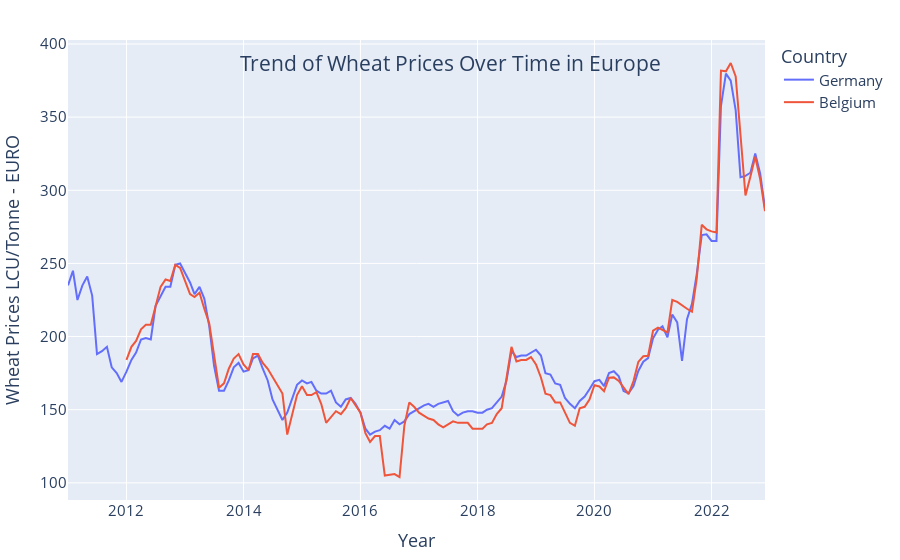

Source (notebook cell):
### Markdown cell above
## Plotting Comodity Prices Over Time in Europe

### Code cell
import plotly.graph_objects as go

def plot_lines(dfs, title, xlabel, ylabel):
    # Create a figure
    fig = go.Figure()

    # Add traces for each country
    for country, df in dfs.items():
        mean = df['Value'].mean()
        legend_name = f"{country} (mean: {mean:.2f})"
        column = 'Value' if 'Value' in df.columns else 'Predicted'
        fig.add_trace(go.Scatter(x=df.index, y=df[column], mode='lines', name=country))

    # Update layout with title and axis labels
    fig.update_layout(
        title={'text': title, 'y':0.9, 'x':0.5, 'xanchor': 'center', 'yanchor': 'top'},
        xaxis_title=xlabel,
        yaxis_title=ylabel,
        font=dict(size=15),
        legend_title="Country",
        margin=dict(l=20, r=20, t=40, b=20)
    )

    
    # Show plot
    fig.show()

all_wheat_prices = data_manager.get_all_dataframes()
# Usage:
all_data = {}
for country_data in all_wheat_prices:
    for country, df in country_data.items():
        all_data[country] = df

# Note: Adjust the 'Value' column name if your dataframe has a different column for values
plot_lines(all_data, f'Trend of {ITEM} Prices Over Time in Europe', 'Year', f'{ITEM} Prices LCU/Tonne - EURO')

### Figure 1 — Plotly figure (JSON) as saved in the notebook; plotly's stock layout.template omitted (floating-point values rounded to 4 significant figures; data arrays with more than 128 entries replaced by an {"elided": "..."} marker saying what was removed)
{"data": [{"mode": "lines", "name": "Germany", "type": "scatter", "x": {"elided": "144 str values"}, "y": {"elided": "144 float values"}}, {"mode": "lines", "name": "Belgium", "type": "scatter", "x": ["2012-01-01T00:00:00", "2012-02-01T00:00:00", "2012-03-01T00:00:00", "2012-04-01T00:00:00", "2012-05-01T00:00:00", "2012-06-01T00:00:00", "2012-08-01T00:00:00", "2012-09-01T00:00:00", "2012-10-01T00:00:00", "2012-11-01T00:00:00", "2012-12-01T00:00:00", "2013-01-01T00:00:00", "2013-02-01T00:00:00", "2013-03-01T00:00:00", "2013-04-01T00:00:00", "2013-05-01T00:00:00", "2013-06-01T00:00:00", "2013-08-01T00:00:00", "2013-09-01T00:00:00", "2013-10-01T00:00:00", "2013-11-01T00:00:00", "2013-12-01T00:00:00", "2014-01-01T00:00:00", "2014-02-01T00:00:00", "2014-03-01T00:00:00", "2014-04-01T00:00:00", "2014-05-01T00:00:00", "2014-06-01T00:00:00", "2014-08-01T00:00:00", "2014-09-01T00:00:00", "2014-10-01T00:00:00", "2014-11-01T00:00:00", "2014-12-01T00:00:00", "2015-01-01T00:00:00", "2015-02-01T00:00:00", "2015-03-01T00:00:00", "2015-04-01T00:00:00", "2015-05-01T00:00:00", "2015-06-01T00:00:00", "2015-08-01T00:00:00", "2015-09-01T00:00:00", "2015-10-01T00:00:00", "2015-11-01T00:00:00", "2015-12-01T00:00:00", "2016-01-01T00:00:00", "2016-02-01T00:00:00", "2016-03-01T00:00:00", "2016-04-01T00:00:00", "2016-05-01T00:00:00", "2016-06-01T00:00:00", "2016-08-01T00:00:00", "2016-09-01T00:00:00", "2016-10-01T00:00:00", "2016-11-01T00:00:00", "2016-12-01T00:00:00", "2017-01-01T00:00:00", "2017-02-01T00:00:00", "2017-03-01T00:00:00", "2017-04-01T00:00:00", "2017-05-01T00:00:00", "2017-06-01T00:00:00", "2017-08-01T00:00:00", "2017-09-01T00:00:00", "2017-10-01T00:00:00", "2017-11-01T00:00:00", "2017-12-01T00:00:00", "2018-01-01T00:00:00", "2018-02-01T00:00:00", "2018-03-01T00:00:00", "2018-04-01T00:00:00", "2018-05-01T00:00:00", "2018-06-01T00:00:00", "2018-08-01T00:00:00", "2018-09-01T00:00:00", "2018-10-01T00:00:00", "2018-11-01T00:00:00", "2018-12-01T00:00:00", "2019-01-01T00:00:00", "2019-02-01T00:00:00", "2019-03-01T00:00:00", "2019-04-01T00:00:00", "2019-05-01T00:00:00", "2019-06-01T00:00:00", "2019-08-01T00:00:00", "2019-09-01T00:00:00", "2019-10-01T00:00:00", "2019-11-01T00:00:00", "2019-12-01T00:00:00", "2020-01-01T00:00:00", "2020-02-01T00:00:00", "2020-03-01T00:00:00", "2020-04-01T00:00:00", "2020-05-01T00:00:00", "2020-06-01T00:00:00", "2020-08-01T00:00:00", "2020-09-01T00:00:00", "2020-10-01T00:00:00", "2020-11-01T00:00:00", "2020-12-01T00:00:00", "2021-01-01T00:00:00", "2021-02-01T00:00:00", "2021-03-01T00:00:00", "2021-04-01T00:00:00", "2021-05-01T00:00:00", "2021-06-01T00:00:00", "2021-08-01T00:00:00", "2021-09-01T00:00:00", "2021-10-01T00:00:00", "2021-11-01T00:00:00", "2021-12-01T00:00:00", "2022-01-01T00:00:00", "2022-02-01T00:00:00", "2022-03-01T00:00:00", "2022-04-01T00:00:00", "2022-05-01T00:00:00", "2022-06-01T00:00:00", "2022-08-01T00:00:00", "2022-09-01T00:00:00", "2022-10-01T00:00:00", "2022-11-01T00:00:00", "2022-12-01T00:00:00"], "y": [184, 193, 197, 205, 208, 208, 234, 239, 238, 249, 247, 238, 229, 227, 230, 219, 209, 165, 168, 178, 185, 188, 181, 177, 188, 188, 182, 178, 167, 161, 133, 147, 160, 166, 160, 160, 162, 154, 141, 149, 147, 151, 158, 153, 148, 134, 128, 132, 132, 105, 106, 104, 139, 155, 152, 148, 146, 144, 143, 140, 138, 142, 141, 141, 141, 137, 137, 137, 140, 141, 147, 151, 193, 183, 184, 184, 186, 181, 172, 161, 160, 155, 155, 141, 139, 151, 152, 157, 166.7, 165.9, 162.6, 171.9, 172.1, 169.7, 160.7, 169.6, 182.7, 186.5, 186.9, 204, 206.1, 204.4, 202.8, 225, 223.7, 219, 217.1, 239.8, 276.4, 273.3, 271.9, 271.1, 381.8, 381.3, 387, 377.8, 296.4, 309.4, 322.9, 307.5, 285.7]}], "layout": {"font": {"size": 15}, "legend": {"title": {"text": "Country"}}, "margin": {"b": 20, "l": 20, "r": 20, "t": 40}, "title": {"text": "Trend of Wheat Prices Over Time in Europe", "x": 0.5, "xanchor": "center", "y": 0.9, "yanchor": "top"}, "xaxis": {"title": {"text": "Year"}}, "yaxis": {"title": {"text": "Wheat Prices LCU/Tonne - EURO"}}}}
